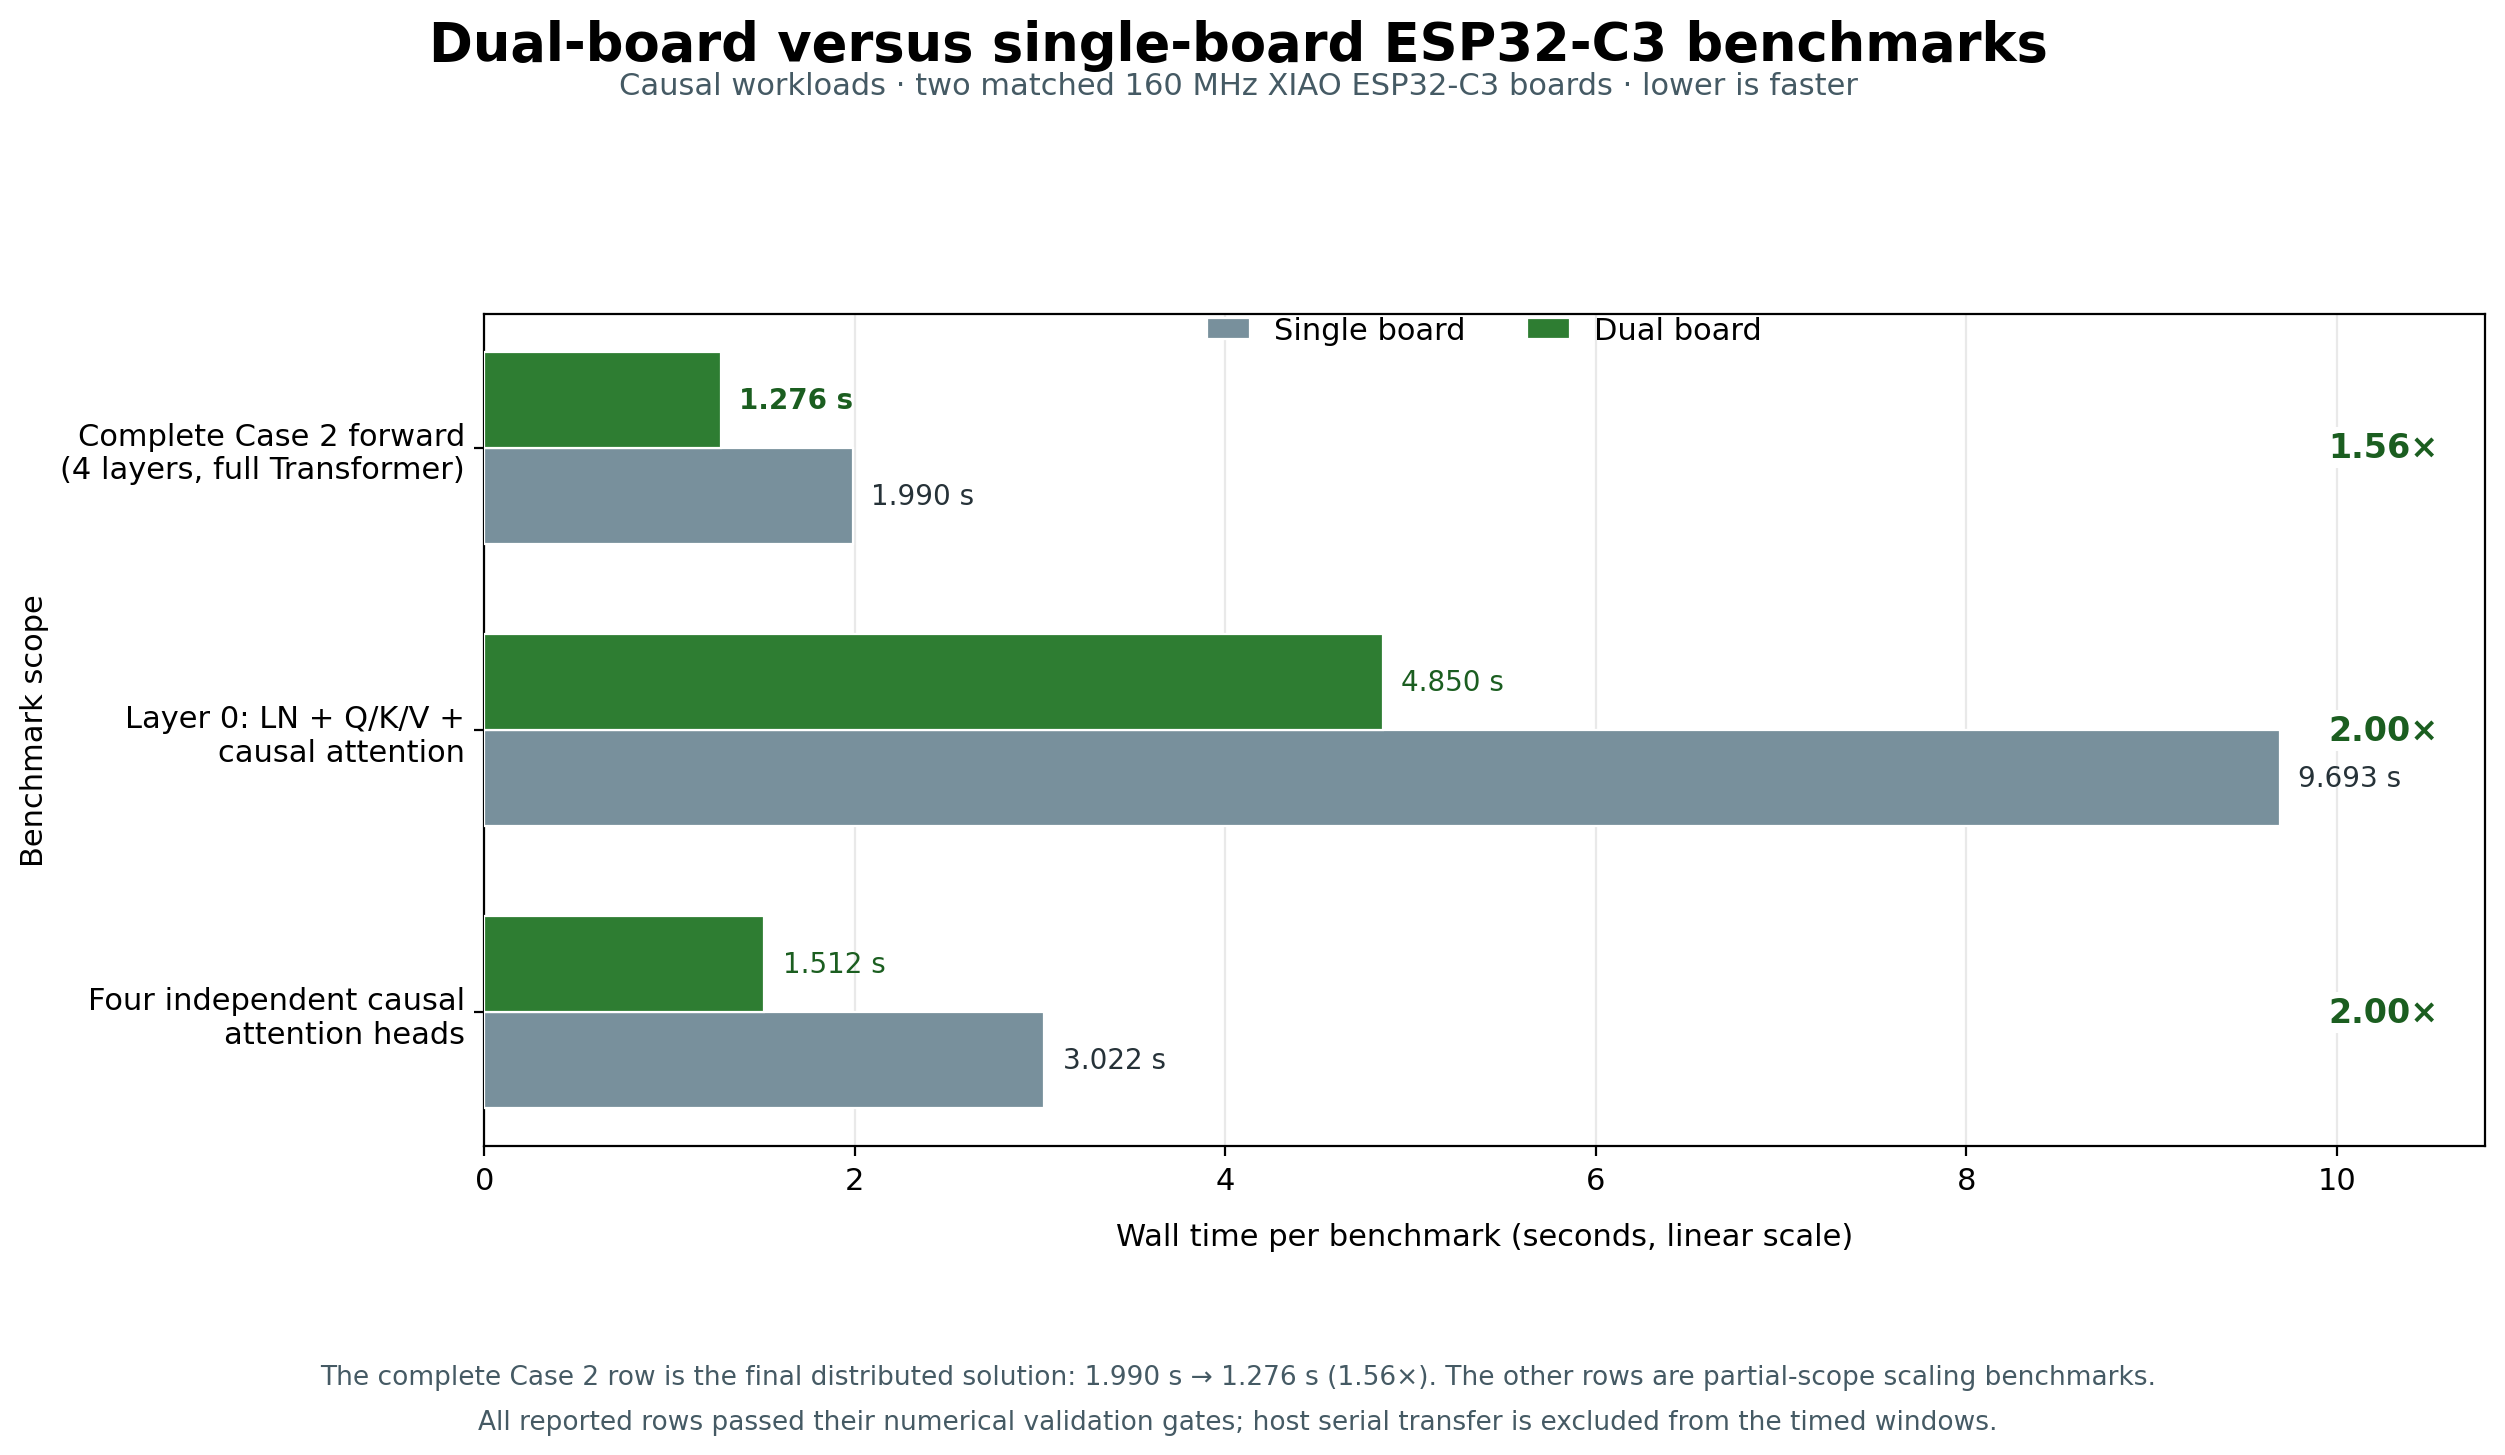

Write the Python code that produced this figure.
from pathlib import Path

import matplotlib.pyplot as plt
import numpy as np

# Causal, physically measured comparisons. The scopes are intentionally shown
# in the labels because only the first row is a complete four-layer forward.
benchmarks = [
    "Complete Case 2 forward\n(4 layers, full Transformer)",
    "Layer 0: LN + Q/K/V +\ncausal attention",
    "Four independent causal\nattention heads",
]
single = np.array([1.990, 9.693, 3.0215])
dual = np.array([1.276, 4.850, 1.512])
speedups = single / dual

plt.rcParams.update({
    "font.family": "DejaVu Sans",
    "font.size": 11,
})

fig, ax = plt.subplots(figsize=(13.333, 7.5))
fig.patch.set_facecolor("white")

y = np.arange(len(benchmarks))
width = 0.34
single_color = "#78909c"
dual_color = "#2e7d32"

single_bars = ax.barh(
    y + width / 2,
    single,
    height=width,
    color=single_color,
    label="Single board",
    edgecolor="white",
    linewidth=0.8,
    zorder=3,
)
dual_bars = ax.barh(
    y - width / 2,
    dual,
    height=width,
    color=dual_color,
    label="Dual board",
    edgecolor="white",
    linewidth=0.8,
    zorder=3,
)

for row, (single_bar, dual_bar, one, two, ratio) in enumerate(
    zip(single_bars, dual_bars, single, dual, speedups)
):
    ax.text(
        one + 0.10,
        single_bar.get_y() + single_bar.get_height() / 2,
        f"{one:.3f} s",
        va="center",
        fontsize=10,
        color="#263238",
    )
    ax.text(
        two + 0.10,
        dual_bar.get_y() + dual_bar.get_height() / 2,
        f"{two:.3f} s",
        va="center",
        fontsize=10,
        fontweight="bold" if row == 0 else "normal",
        color="#1b5e20",
    )
    ax.text(
        10.55,
        row,
        f"{ratio:.2f}×",
        va="center",
        ha="right",
        fontsize=12,
        fontweight="bold",
        color="#1b5e20",
        bbox={"facecolor": "white", "edgecolor": "none", "pad": 1.5},
    )

ax.set_yticks(y)
ax.set_yticklabels(benchmarks, fontsize=11)
ax.invert_yaxis()
ax.set_xlim(0, 10.8)
ax.set_xlabel("Wall time per benchmark (seconds, linear scale)", labelpad=10)
ax.set_ylabel("Benchmark scope")
ax.grid(axis="x", alpha=0.28, zorder=0)
ax.set_axisbelow(True)

fig.suptitle(
    "Dual-board versus single-board ESP32-C3 benchmarks",
    fontsize=19,
    fontweight="bold",
    y=0.965,
)
fig.text(
    0.5,
    0.915,
    "Causal workloads · two matched 160 MHz XIAO ESP32-C3 boards · lower is faster",
    ha="center",
    fontsize=11,
    color="#455a64",
)

ax.legend(
    loc="upper center",
    bbox_to_anchor=(0.5, 1.03),
    ncol=2,
    frameon=False,
    handlelength=1.4,
)

fig.text(
    0.5,
    0.055,
    "The complete Case 2 row is the final distributed solution: 1.990 s → 1.276 s (1.56×). "
    "The other rows are partial-scope scaling benchmarks.",
    ha="center",
    fontsize=9.5,
    color="#455a64",
)
fig.text(
    0.5,
    0.025,
    "All reported rows passed their numerical validation gates; host serial transfer is excluded from the timed windows.",
    ha="center",
    fontsize=9.5,
    color="#455a64",
)

fig.tight_layout(rect=[0.03, 0.12, 0.98, 0.86])

out = Path(__file__).with_suffix(".svg")
fig.savefig(out, format="svg", bbox_inches="tight")
fig.savefig(out.with_suffix(".png"), format="png", dpi=200, bbox_inches="tight")
print(out)
